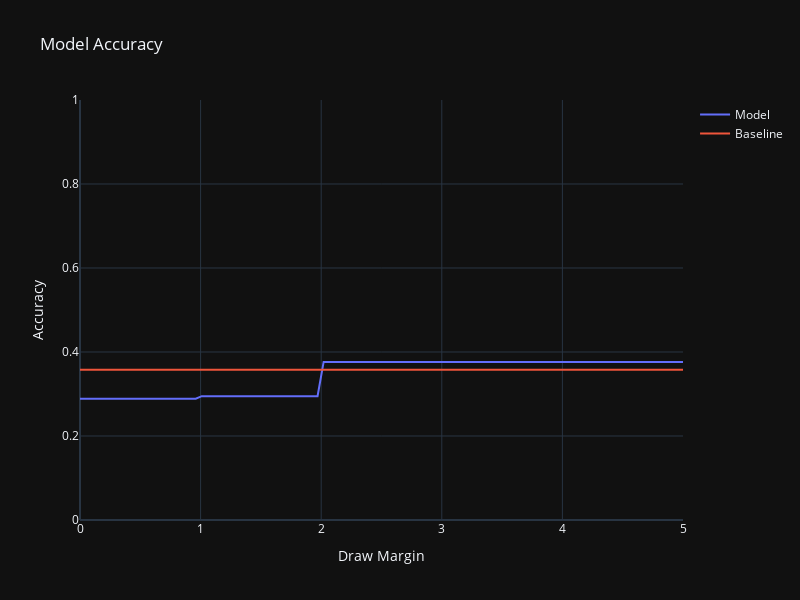

This figure's notebook cell:
### Code cell
margins = np.linspace(0, 5, 100)
acc = []
for margin in margins:
    conditions = [
        results < -margin, 
        np.abs(results) <= margin, 
        results > margin
    ]

    choices = [-1, 0, 1]

    results_mapped = np.select(conditions, choices)

    acc.append(sum(results_mapped == obs_train.detach().numpy()) / len(obs_train))

baseline_acc = max([sum(obs_train.detach().numpy() == i) / len(obs) for i in [-1, 0, 1]])

fig = go.Figure()
fig.add_trace( go.Scatter(x=margins, y=acc, mode='lines', name='Model') )
fig.add_trace( go.Scatter(x=margins, y=[baseline_acc] * len(margins), mode='lines', name='Baseline') )
fig.update_layout(title='Model Accuracy', xaxis_title='Draw Margin', yaxis_title='Accuracy', width=800, height=600)
fig.update_yaxes(range=[0, 1])
fig.show()
